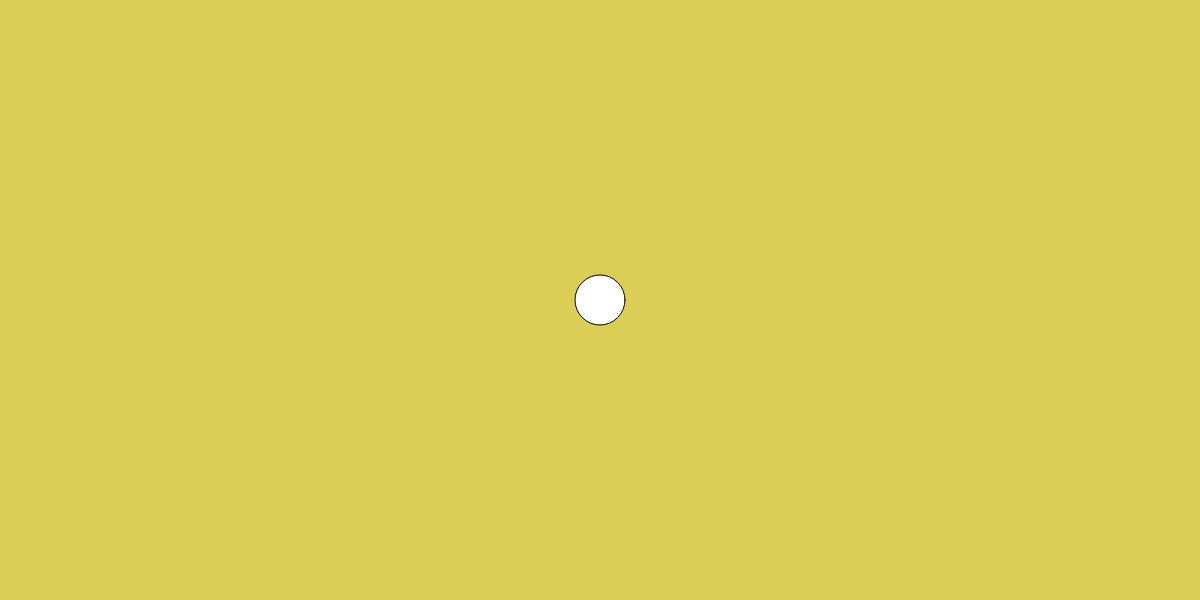
Frame 1 (no input)
Frame 60 (no input): identical to frame 1, image omitted
Frame 120 (the mouse pressed at the canvas centre since frame 60): identical to frame 1, image omitted

The p5.js sketch that drew this single still picture (run headless with seeded random() and noise() and a simulated clock; from frame 60 on, the mouse is pressed at the canvas centre):

// p5.js sketch
// ── sketch.js
function setup() {
    // get p5 to query the size of the browser window
    // then create a canvas the same size.
    // createCanvas( windowWidth, windowHeight );
    createCanvas( windowWidth, 600 );
}

function draw() {
    background( 'rgb(219, 206, 87)' );

    // translate to the "center" of the canvas
    // do this using width and height
    translate( width/2, height/2 );

    // draw a circle
    ellipse( 0, 0, 50 );
}
